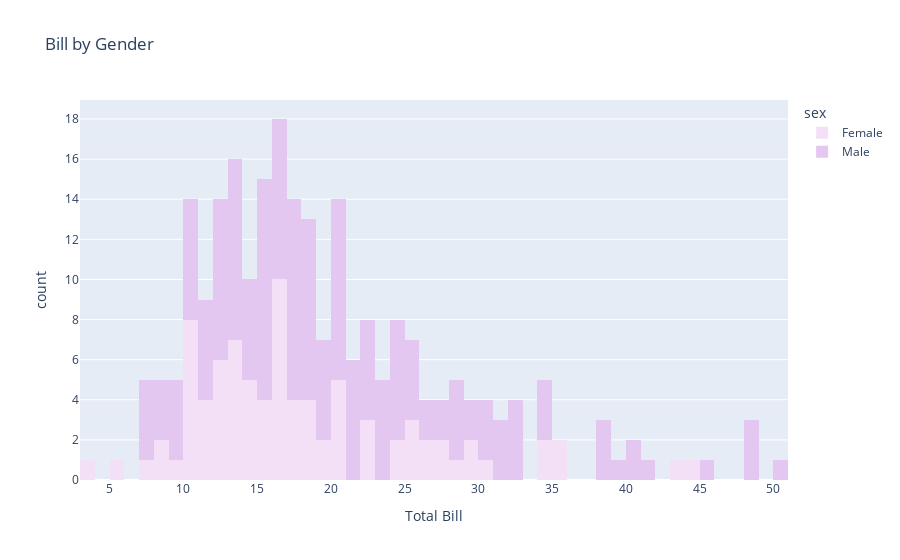

Notebook cell for this chart:
### Code cell
fig = px.histogram(tips_dataset,
x="total_bill",
color="sex",
hover_data = tips_dataset.columns,
title='Bill by Gender',
labels={'total_bill': 'Total Bill'},
nbins=50,
color_discrete_sequence = px.colors.sequential.Purp,
                  )
fig.show()

### Figure 1 — Plotly figure (JSON) as saved in the notebook; plotly's stock layout.template omitted (floating-point values rounded to 4 significant figures; data arrays with more than 128 entries replaced by an {"elided": "..."} marker saying what was removed)
{"data": [{"alignmentgroup": "True", "bingroup": "x", "hovertemplate": "sex=Female<br>Total Bill=%{x}<br>count=%{y}<extra></extra>", "legendgroup": "Female", "marker": {"color": "rgb(243, 224, 247)", "pattern": {"shape": ""}}, "name": "Female", "nbinsx": 50, "offsetgroup": "Female", "orientation": "v", "showlegend": true, "type": "histogram", "x": [16.99, 24.59, 35.26, 14.83, 10.33, 16.97, 20.29, 15.77, 19.65, 15.06, 20.69, 16.93, 10.29, 34.81, 26.41, 16.45, 3.07, 17.07, 26.86, 25.28, 14.73, 10.07, 34.83, 5.75, 16.32, 22.75, 11.35, 15.38, 44.3, 22.42, 20.92, 14.31, 7.25, 25.71, 17.31, 10.65, 12.43, 24.08, 13.42, 12.48, 29.8, 14.52, 11.38, 20.27, 11.17, 12.26, 18.26, 8.51, 10.33, 14.15, 13.16, 17.47, 27.05, 16.43, 8.35, 18.64, 11.87, 29.85, 25, 13.39, 16.21, 17.51, 10.59, 10.63, 9.6, 20.9, 18.15, 19.81, 43.11, 13, 12.74, 13, 16.4, 16.47, 12.76, 13.27, 28.17, 12.9, 30.14, 13.42, 15.98, 16.27, 10.09, 22.12, 35.83, 27.18, 18.78], "xaxis": "x", "yaxis": "y"}, {"alignmentgroup": "True", "bingroup": "x", "hovertemplate": "sex=Male<br>Total Bill=%{x}<br>count=%{y}<extra></extra>", "legendgroup": "Male", "marker": {"color": "rgb(228, 199, 241)", "pattern": {"shape": ""}}, "name": "Male", "nbinsx": 50, "offsetgroup": "Male", "orientation": "v", "showlegend": true, "type": "histogram", "visible": true, "x": {"elided": "157 float values"}, "xaxis": "x", "yaxis": "y"}], "layout": {"autosize": true, "barmode": "relative", "legend": {"title": {"text": "sex"}, "tracegroupgap": 0}, "title": {"text": "Bill by Gender"}, "xaxis": {"anchor": "y", "autorange": true, "domain": [0, 1], "range": [3, 51], "title": {"text": "Total Bill"}, "type": "linear"}, "yaxis": {"anchor": "x", "autorange": true, "domain": [0, 1], "range": [0, 18.95], "title": {"text": "count"}}}}
